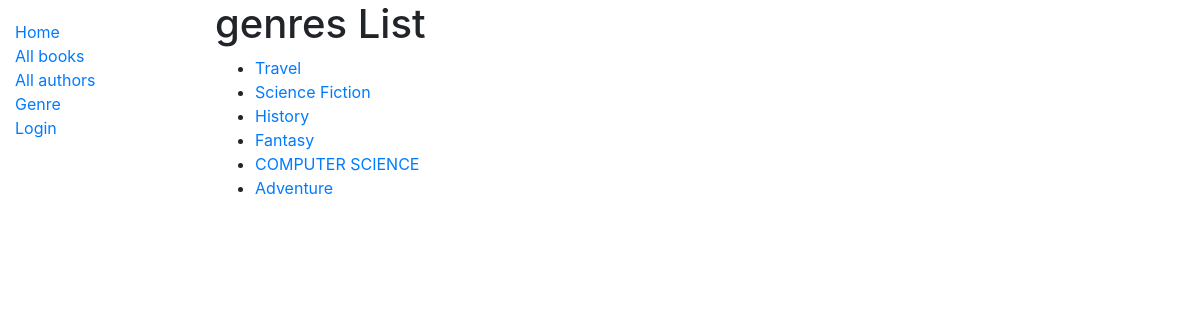
The page /catalog/genres/ on the database its author committed.
### catalog/models.py (models this page shows, shortened)
class Genre(models.Model):
    name = models.CharField(max_length=200, help_text='Enter agenre (e.g. Science Fiction)')
    class Meta:
        ordering = ["-name"]
    def get_absolute_url(self):
        return reverse('genre-detail', args=[str(self.id)])

### catalog/views.py (the view)
# urls.py: path('genres/',views.GenreListView.as_view(),name='genre'),
class GenreListView(generic.ListView):
    model = Genre
    paginate_by = 10

### catalog/templates/catalog/genre_List.html
{% extends "base_generic.html" %}
{% block content %}
  <h1>genres List</h1>
  {% if genre_list %}
  <ul>
    {% for genre in genre_list %}
      <li>
        <a href="{{ genre.get_absolute_url }}">{{ genre.name}} </a>
    {% endfor %}
  </ul>
  {% else %}
    <p>There are no genre in the library.</p>
  {% endif %}
{% endblock %}

### rows shown on the page
Genre: name "Travel"
Genre: name "Science Fiction"
Genre: name "History"
Genre: name "Fantasy"
Genre: name "COMPUTER SCIENCE"
Genre: name "Adventure"
